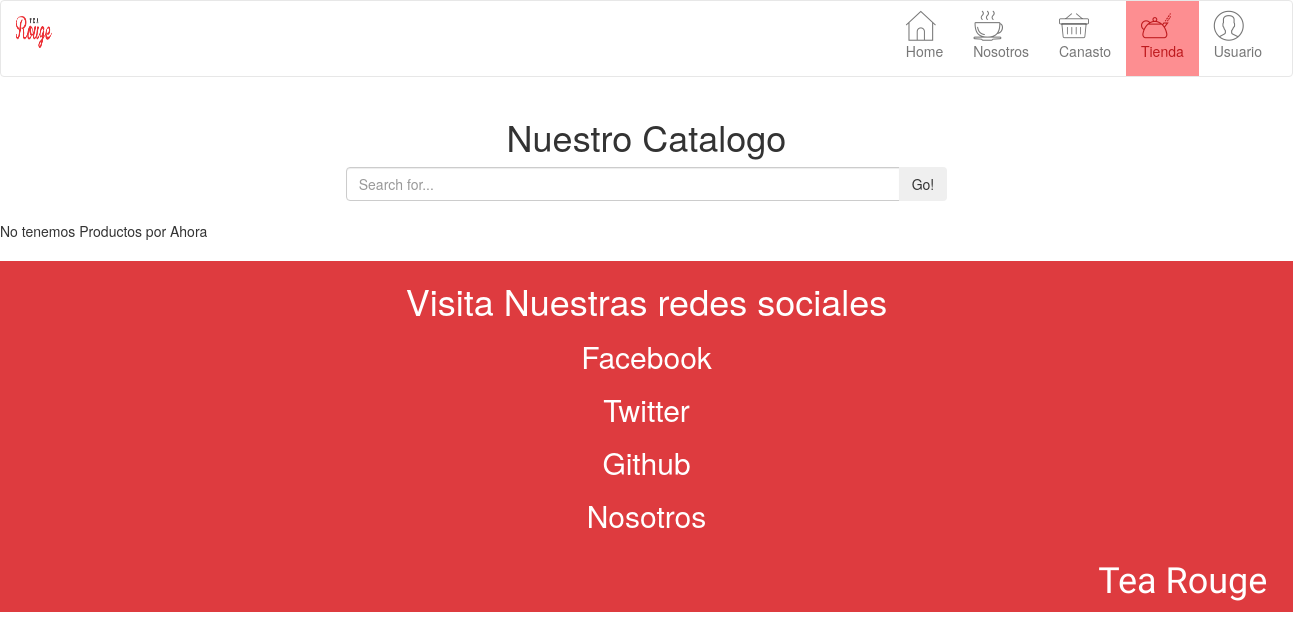
Page /app/Tienda on the earlier database version.
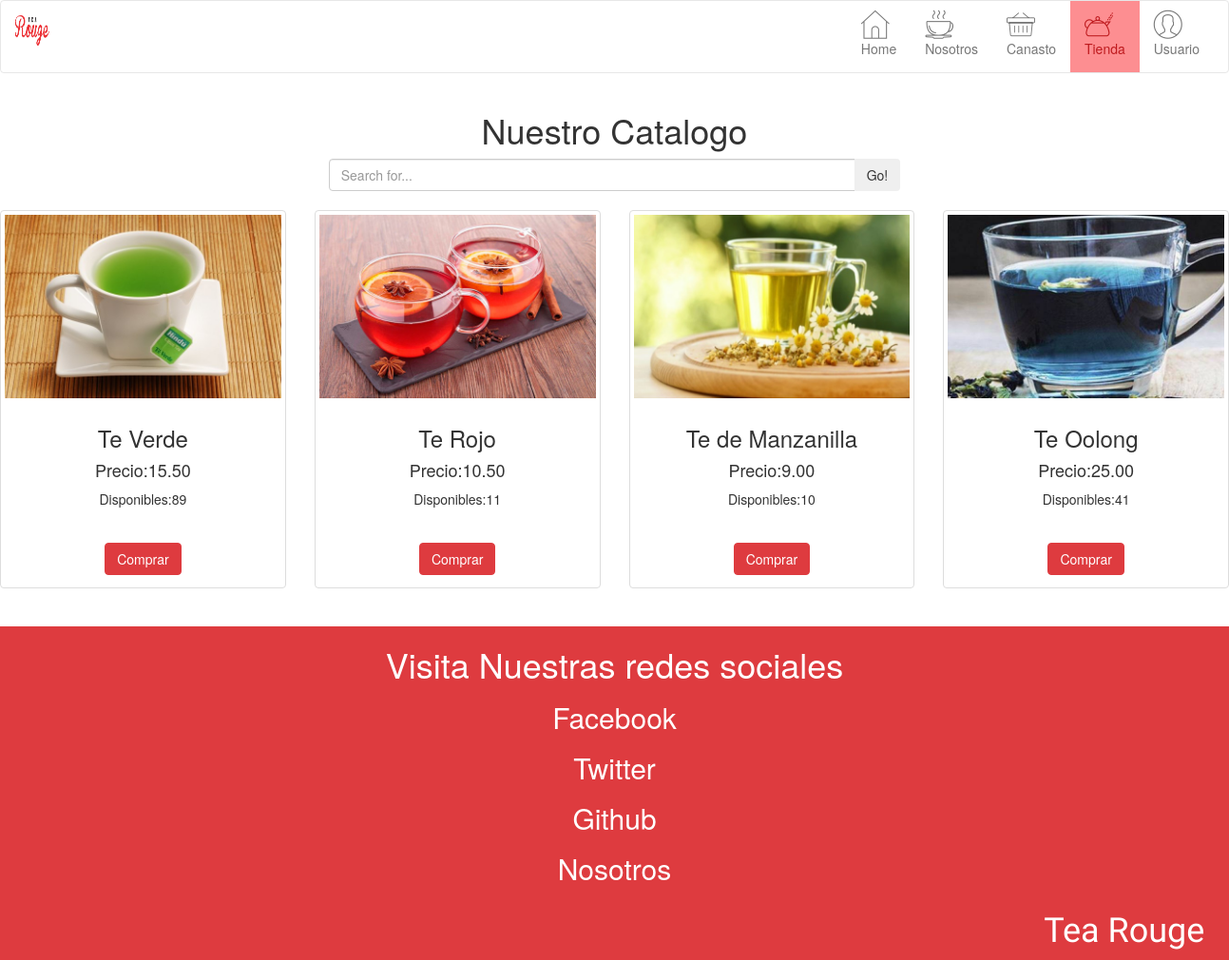
Same page on the later database version.
### tables this page shows
CREATE TABLE `Inventario` (
  `InventarioID` int(11) NOT NULL,
  `ProductoNom` varchar(255) DEFAULT NULL,
  `Stock` int(11) DEFAULT NULL,
  `Precio` double(4,2) DEFAULT NULL,
  `Imagen` varchar(255) DEFAULT NULL
);

### app/Tienda/index.php (the view, shortened to what this page needs)
<!DOCTYPE html>
<html lang="en">
<head>
  <link href="../../css/bootstrap.min.css" rel="stylesheet">
  <link href="../../css/general.css" rel="stylesheet">
  <link href="../../css/Logo.css" rel="stylesheet">
  <link href="../../font/flaticon.css" rel="stylesheet">
</head>
<body>
 <nav class="navbar navbar-default">
  <div class="container-fluid">
    <div class="navbar-header">
      <a class="navbar-brand" href="../../"> <img class="Logito" src="../../img/logo-peque.png" alt=""></a>
    </div>
    <div class="collapse navbar-collapse" id="bs-example-navbar-collapse-1">
      <ul class="nav navbar-nav navbar-right">
        <li><a href="../../"><span class="flaticon-home"></span><br>Home</a></li>
        <li><a href="../Nosotros"><span class="flaticon-tea-cup"></span><br>Nosotros</a></li>
        <li><a href="../Carrito"><span class="flaticon-basket"></span><br>Canasto</a></li>
        <li class="active"><a href="../Tienda/"><span class="flaticon-teapot"></span><br>Tienda</a></li>
        <li class="dropdown">
          <a href="#" class="dropdown-toggle" data-toggle="dropdown" role="button" aria-haspopup="true" aria-expanded="false"> <span class="flaticon-user"><br> Usuario</span></a>
       </li>
     </ul>
   </div>
 </div>
</nav>
<main>
  <div class="container-fluid">
    <h1 class="text-center">Nuestro Catalogo</h1>
    <div class="col-lg-6 col-lg-offset-3">
      <div class="input-group">
        <input type="text" class="form-control" id="busqueda" placeholder="Search for..." aria-label="Search for...">
        <span class="input-group-btn">
          <button class="btn btn-secondary" type="button">Go!</button>
        </span>
      </div>
    </div>
  </div>
  <br>
  <div id="resultado">
    <?php
    include '../Conexion.php';
    $sql = "SELECT * FROM Inventario where Stock>1";
    $result = $conn->query($sql);
    $cont=0;
    if ($result->num_rows > 0) {
      while($row = $result->fetch_assoc()) {
        if ($cont==0) {
          echo "  <div class='row text-center'>";
        }
        echo "
        <div class='col-sm-6 col-md-3'>
        <div class='thumbnail'>
        <img src='".$row["Imagen"]."' alt='...''>
        <div class='caption'>
        <h3>".$row["ProductoNom"]."</h3>
        <h4>Precio:".$row["Precio"]."</h4>
        <p>Disponibles:".$row["Stock"]."</p>
        <form action='Producto.php' method='GET'>
        <input type='text' class='invisible' name='IDP' value='".$row["InventarioID"]."'><br>
        <input class='btn TREED' role='button' type='submit' value='Comprar'>
        </form>
        </div>
        </div>
        </div>
        ";
        $cont++;
        if ($cont==4) {
          echo "</div>";
          $cont=0;
        }
      }
    } else {
      echo "No tenemos Productos por Ahora";
    }
    ?>
  </div>
</main>
<br>
<footer class="footer TREED">
  <div class="container text-center">
    <div class="row">
      <h1> Visita Nuestras redes sociales</h1>
      <h2> <a class="Quitar" href="#">Facebook</a></h2>
      <h2> <a  class="Quitar"href="#">Twitter</a></h2>
      <h2> <a  class="Quitar"href="#">Github</a></h2>
      <h2> <a  class="Quitar"href="#">Nosotros</a></h2>
    </div>
    <div class="row right">
      <div class="col-md-3 col-md-offset-10">
        <h1 class="ELobster">Tea Rouge</h1>
      </div>
    </div>
  </div>
</footer>
</body>
</html>

### css/general.css (style rules this page uses)
nav.navbar { background-color:#fff ; }
.Logito { width: 50%; height: 160%; }
.navbar-default .navbar-nav > .active > a, .navbar-default .navbar-nav > .active > a:hover, .navbar-default .navbar-nav > .active > a:focus { color: #BE1A1E; background-color: #FD8E91; }
.Quitar { text-decoration: none; color: white; }
.TREED { background-color: #DE3B3F; border-color: #DE3B3F; color: #fff; }
.ELobster { font-family: 'Lobster', cursive; }

Differences in the rows shown:
added inventario: Imagen (picture), ProductoNom "Te Verde", Precio "15.50", Stock "89"
added inventario: Imagen (picture), ProductoNom "Te Rojo", Precio "10.50", Stock "11"
added inventario: Imagen (picture), ProductoNom "Te de Manzanilla", Precio "9.00", Stock "10"
added inventario: Imagen (picture), ProductoNom "Te Oolong", Precio "25.00", Stock "41"
Other differences:
text no longer shown: "No tenemos Productos por Ahora"
